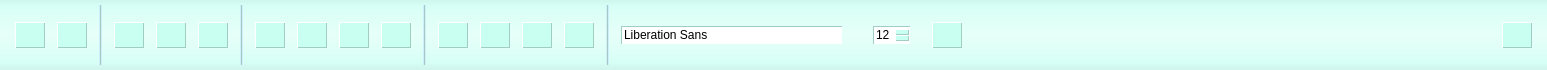
<?xml version="1.0" encoding="UTF-8"?>
<ui version="4.0">
 <class>GUI_ToolsBar</class>
 <widget class="QWidget" name="GUI_ToolsBar">
  <property name="geometry">
   <rect>
    <x>0</x>
    <y>0</y>
    <width>1547</width>
    <height>70</height>
   </rect>
  </property>
  <property name="windowTitle">
   <string>Form</string>
  </property>
  <property name="styleSheet">
   <string notr="true">QWidget#borderStylesheetWidget{
	background-color: qlineargradient(spread:reflect, x1:0.5, y1:0, x2:0.5, y2:0.49, stop:0 rgba(207, 245, 236, 255), stop:0.17 rgba(215, 255, 245, 255), stop:1 rgba(230, 255, 249, 255));
}

#line_2,#line_3,#line_4,#line_5{
background-color: rgb(203, 240, 251);
}

QPushButton {
	height: 24px;
	width: 28px;
    background-color: hsv(165, 55, 255);
    border-width: 1px;
	border-style: outset;
	border-color: hsv(165, 55, 205);
}

QPushButton:hover:!pressed{
	border-color: hsv(165, 255, 255);
	border-top-color: hsv(165, 200, 255);	
	border-left-color: hsv(165, 200, 255);
}

QPushButton:pressed{
    border-style: inset;
	background-color: hsv(165, 55, 220);
}

QPushButton:checked{
    border-style: inset;
	background-color: hsv(165, 55, 235);
}

QFontComboBox{
    border-width: 1px;
	border-style: inset;
	border-color: hsv(165, 55, 205);
}

QFontComboBox:focus{
    border-width: 2px;
	border-color: hsv(165, 55, 205);
}

QComboBox::down-arrow {
	image: url(:/widgets_parts/widgets_parts/arrowdown.png);
}

QComboBox::drop-down {
	background-color: white;
	border: 0px;
}

QSpinBox{
    border-width: 1px;
	border-style: inset;
	border-color: hsv(165, 55, 205);
}

QSpinBox::down-arrow {
	image: url(:/widgets_parts/widgets_parts/arrow-down.png);
}

QSpinBox::up-arrow {
	image: url(:/widgets_parts/widgets_parts/arrow-up.png);
}

QSpinBox::down-button,QSpinBox::up-button {
	background-color: hsv(165, 55, 255);
    border-width: 1px;
	border-style: outset;
	border-color: hsv(165, 55, 205);
}

QSpinBox::down-button:pressed,QSpinBox::up-button:pressed {
	border-style: inset;
	background-color: hsv(165, 55, 220);
}</string>
  </property>
  <layout class="QHBoxLayout" name="horizontalLayout">
   <property name="leftMargin">
    <number>0</number>
   </property>
   <property name="topMargin">
    <number>0</number>
   </property>
   <property name="rightMargin">
    <number>0</number>
   </property>
   <property name="bottomMargin">
    <number>0</number>
   </property>
   <item>
    <widget class="QWidget" name="borderStylesheetWidget" native="true">
     <layout class="QGridLayout" name="gridLayout">
      <property name="leftMargin">
       <number>0</number>
      </property>
      <property name="topMargin">
       <number>0</number>
      </property>
      <property name="rightMargin">
       <number>0</number>
      </property>
      <property name="bottomMargin">
       <number>0</number>
      </property>
      <item row="0" column="0">
       <widget class="QWidget" name="stylesheetWidget" native="true">
        <layout class="QHBoxLayout" name="horizontalLayout_7">
         <property name="spacing">
          <number>12</number>
         </property>
         <property name="leftMargin">
          <number>15</number>
         </property>
         <property name="topMargin">
          <number>5</number>
         </property>
         <property name="rightMargin">
          <number>15</number>
         </property>
         <property name="bottomMargin">
          <number>5</number>
         </property>
         <item>
          <layout class="QHBoxLayout" name="horizontalLayout_2">
           <item>
            <widget class="QPushButton" name="undoPushButton">
             <property name="enabled">
              <bool>false</bool>
             </property>
             <property name="toolTip">
              <string>Undo</string>
             </property>
             <property name="text">
              <string/>
             </property>
             <property name="icon">
              <iconset resource="../../images/images.qrc">
               <normaloff>:/editor/text_editor/Undo.svg</normaloff>:/editor/text_editor/Undo.svg</iconset>
             </property>
            </widget>
           </item>
           <item>
            <widget class="QPushButton" name="redoPushButton">
             <property name="enabled">
              <bool>false</bool>
             </property>
             <property name="toolTip">
              <string>Redo</string>
             </property>
             <property name="text">
              <string/>
             </property>
             <property name="icon">
              <iconset resource="../../images/images.qrc">
               <normaloff>:/editor/text_editor/Redo.svg</normaloff>:/editor/text_editor/Redo.svg</iconset>
             </property>
            </widget>
           </item>
          </layout>
         </item>
         <item>
          <widget class="Line" name="line_2">
           <property name="palette">
            <palette>
             <active>
              <colorrole role="WindowText">
               <brush brushstyle="SolidPattern">
                <color alpha="255">
                 <red>169</red>
                 <green>200</green>
                 <blue>192</blue>
                </color>
               </brush>
              </colorrole>
              <colorrole role="Button">
               <brush brushstyle="SolidPattern">
                <color alpha="255">
                 <red>203</red>
                 <green>240</green>
                 <blue>251</blue>
                </color>
               </brush>
              </colorrole>
              <colorrole role="Base">
               <brush brushstyle="SolidPattern">
                <color alpha="255">
                 <red>203</red>
                 <green>240</green>
                 <blue>251</blue>
                </color>
               </brush>
              </colorrole>
              <colorrole role="Window">
               <brush brushstyle="SolidPattern">
                <color alpha="255">
                 <red>203</red>
                 <green>240</green>
                 <blue>251</blue>
                </color>
               </brush>
              </colorrole>
             </active>
             <inactive>
              <colorrole role="WindowText">
               <brush brushstyle="SolidPattern">
                <color alpha="255">
                 <red>169</red>
                 <green>200</green>
                 <blue>192</blue>
                </color>
               </brush>
              </colorrole>
              <colorrole role="Button">
               <brush brushstyle="SolidPattern">
                <color alpha="255">
                 <red>203</red>
                 <green>240</green>
                 <blue>251</blue>
                </color>
               </brush>
              </colorrole>
              <colorrole role="Base">
               <brush brushstyle="SolidPattern">
                <color alpha="255">
                 <red>203</red>
                 <green>240</green>
                 <blue>251</blue>
                </color>
               </brush>
              </colorrole>
              <colorrole role="Window">
               <brush brushstyle="SolidPattern">
                <color alpha="255">
                 <red>203</red>
                 <green>240</green>
                 <blue>251</blue>
                </color>
               </brush>
              </colorrole>
             </inactive>
             <disabled>
              <colorrole role="WindowText">
               <brush brushstyle="SolidPattern">
                <color alpha="255">
                 <red>120</red>
                 <green>120</green>
                 <blue>120</blue>
                </color>
               </brush>
              </colorrole>
              <colorrole role="Button">
               <brush brushstyle="SolidPattern">
                <color alpha="255">
                 <red>203</red>
                 <green>240</green>
                 <blue>251</blue>
                </color>
               </brush>
              </colorrole>
              <colorrole role="Base">
               <brush brushstyle="SolidPattern">
                <color alpha="255">
                 <red>203</red>
                 <green>240</green>
                 <blue>251</blue>
                </color>
               </brush>
              </colorrole>
              <colorrole role="Window">
               <brush brushstyle="SolidPattern">
                <color alpha="255">
                 <red>203</red>
                 <green>240</green>
                 <blue>251</blue>
                </color>
               </brush>
              </colorrole>
             </disabled>
            </palette>
           </property>
           <property name="frameShadow">
            <enum>QFrame::Plain</enum>
           </property>
           <property name="orientation">
            <enum>Qt::Vertical</enum>
           </property>
          </widget>
         </item>
         <item>
          <layout class="QHBoxLayout" name="horizontalLayout_3">
           <item>
            <widget class="QPushButton" name="cutPushButton">
             <property name="enabled">
              <bool>false</bool>
             </property>
             <property name="toolTip">
              <string>Cut</string>
             </property>
             <property name="text">
              <string/>
             </property>
             <property name="icon">
              <iconset resource="../../images/images.qrc">
               <normaloff>:/editor/text_editor/Cut.svg</normaloff>:/editor/text_editor/Cut.svg</iconset>
             </property>
            </widget>
           </item>
           <item>
            <widget class="QPushButton" name="copyPushButton">
             <property name="enabled">
              <bool>false</bool>
             </property>
             <property name="toolTip">
              <string>Copy</string>
             </property>
             <property name="text">
              <string/>
             </property>
             <property name="icon">
              <iconset resource="../../images/images.qrc">
               <normaloff>:/editor/text_editor/Copy.svg</normaloff>:/editor/text_editor/Copy.svg</iconset>
             </property>
            </widget>
           </item>
           <item>
            <widget class="QPushButton" name="pastePushButton">
             <property name="enabled">
              <bool>true</bool>
             </property>
             <property name="toolTip">
              <string>Paste</string>
             </property>
             <property name="text">
              <string/>
             </property>
             <property name="icon">
              <iconset resource="../../images/images.qrc">
               <normaloff>:/editor/text_editor/Paste.svg</normaloff>:/editor/text_editor/Paste.svg</iconset>
             </property>
            </widget>
           </item>
          </layout>
         </item>
         <item>
          <widget class="Line" name="line_5">
           <property name="palette">
            <palette>
             <active>
              <colorrole role="WindowText">
               <brush brushstyle="SolidPattern">
                <color alpha="255">
                 <red>169</red>
                 <green>200</green>
                 <blue>192</blue>
                </color>
               </brush>
              </colorrole>
              <colorrole role="Button">
               <brush brushstyle="SolidPattern">
                <color alpha="255">
                 <red>203</red>
                 <green>240</green>
                 <blue>251</blue>
                </color>
               </brush>
              </colorrole>
              <colorrole role="Base">
               <brush brushstyle="SolidPattern">
                <color alpha="255">
                 <red>203</red>
                 <green>240</green>
                 <blue>251</blue>
                </color>
               </brush>
              </colorrole>
              <colorrole role="Window">
               <brush brushstyle="SolidPattern">
                <color alpha="255">
                 <red>203</red>
                 <green>240</green>
                 <blue>251</blue>
                </color>
               </brush>
              </colorrole>
             </active>
             <inactive>
              <colorrole role="WindowText">
               <brush brushstyle="SolidPattern">
                <color alpha="255">
                 <red>169</red>
                 <green>200</green>
                 <blue>192</blue>
                </color>
               </brush>
              </colorrole>
              <colorrole role="Button">
               <brush brushstyle="SolidPattern">
                <color alpha="255">
                 <red>203</red>
                 <green>240</green>
                 <blue>251</blue>
                </color>
               </brush>
              </colorrole>
              <colorrole role="Base">
               <brush brushstyle="SolidPattern">
                <color alpha="255">
                 <red>203</red>
                 <green>240</green>
                 <blue>251</blue>
                </color>
               </brush>
              </colorrole>
              <colorrole role="Window">
               <brush brushstyle="SolidPattern">
                <color alpha="255">
                 <red>203</red>
                 <green>240</green>
                 <blue>251</blue>
                </color>
               </brush>
              </colorrole>
             </inactive>
             <disabled>
              <colorrole role="WindowText">
               <brush brushstyle="SolidPattern">
                <color alpha="255">
                 <red>120</red>
                 <green>120</green>
                 <blue>120</blue>
                </color>
               </brush>
              </colorrole>
              <colorrole role="Button">
               <brush brushstyle="SolidPattern">
                <color alpha="255">
                 <red>203</red>
                 <green>240</green>
                 <blue>251</blue>
                </color>
               </brush>
              </colorrole>
              <colorrole role="Base">
               <brush brushstyle="SolidPattern">
                <color alpha="255">
                 <red>203</red>
                 <green>240</green>
                 <blue>251</blue>
                </color>
               </brush>
              </colorrole>
              <colorrole role="Window">
               <brush brushstyle="SolidPattern">
                <color alpha="255">
                 <red>203</red>
                 <green>240</green>
                 <blue>251</blue>
                </color>
               </brush>
              </colorrole>
             </disabled>
            </palette>
           </property>
           <property name="frameShadow">
            <enum>QFrame::Plain</enum>
           </property>
           <property name="orientation">
            <enum>Qt::Vertical</enum>
           </property>
          </widget>
         </item>
         <item>
          <layout class="QHBoxLayout" name="horizontalLayout_4">
           <item>
            <widget class="QPushButton" name="alignLeftPushButton">
             <property name="toolTip">
              <string>Align Left</string>
             </property>
             <property name="text">
              <string/>
             </property>
             <property name="icon">
              <iconset resource="../../images/images.qrc">
               <normaloff>:/editor/text_editor/LeftAlign.svg</normaloff>:/editor/text_editor/LeftAlign.svg</iconset>
             </property>
             <property name="checkable">
              <bool>true</bool>
             </property>
             <property name="checked">
              <bool>false</bool>
             </property>
            </widget>
           </item>
           <item>
            <widget class="QPushButton" name="alignCenterPushButton">
             <property name="toolTip">
              <string>Align Center</string>
             </property>
             <property name="text">
              <string/>
             </property>
             <property name="icon">
              <iconset resource="../../images/images.qrc">
               <normaloff>:/editor/text_editor/CentralAlign.svg</normaloff>:/editor/text_editor/CentralAlign.svg</iconset>
             </property>
             <property name="checkable">
              <bool>true</bool>
             </property>
            </widget>
           </item>
           <item>
            <widget class="QPushButton" name="alignRightPushButton">
             <property name="toolTip">
              <string>Align Right</string>
             </property>
             <property name="text">
              <string/>
             </property>
             <property name="icon">
              <iconset resource="../../images/images.qrc">
               <normaloff>:/editor/text_editor/RightAlign.svg</normaloff>:/editor/text_editor/RightAlign.svg</iconset>
             </property>
             <property name="checkable">
              <bool>true</bool>
             </property>
             <property name="checked">
              <bool>false</bool>
             </property>
            </widget>
           </item>
           <item>
            <widget class="QPushButton" name="alignJustifiedPushButton">
             <property name="toolTip">
              <string>Align Justified</string>
             </property>
             <property name="text">
              <string/>
             </property>
             <property name="icon">
              <iconset resource="../../images/images.qrc">
               <normaloff>:/editor/text_editor/JustifiedAlign.svg</normaloff>:/editor/text_editor/JustifiedAlign.svg</iconset>
             </property>
             <property name="checkable">
              <bool>true</bool>
             </property>
            </widget>
           </item>
          </layout>
         </item>
         <item>
          <widget class="Line" name="line_3">
           <property name="palette">
            <palette>
             <active>
              <colorrole role="WindowText">
               <brush brushstyle="SolidPattern">
                <color alpha="255">
                 <red>169</red>
                 <green>200</green>
                 <blue>192</blue>
                </color>
               </brush>
              </colorrole>
              <colorrole role="Button">
               <brush brushstyle="SolidPattern">
                <color alpha="255">
                 <red>203</red>
                 <green>240</green>
                 <blue>251</blue>
                </color>
               </brush>
              </colorrole>
              <colorrole role="Base">
               <brush brushstyle="SolidPattern">
                <color alpha="255">
                 <red>203</red>
                 <green>240</green>
                 <blue>251</blue>
                </color>
               </brush>
              </colorrole>
              <colorrole role="Window">
               <brush brushstyle="SolidPattern">
                <color alpha="255">
                 <red>203</red>
                 <green>240</green>
                 <blue>251</blue>
                </color>
               </brush>
              </colorrole>
             </active>
             <inactive>
              <colorrole role="WindowText">
               <brush brushstyle="SolidPattern">
                <color alpha="255">
                 <red>169</red>
                 <green>200</green>
                 <blue>192</blue>
                </color>
               </brush>
              </colorrole>
              <colorrole role="Button">
               <brush brushstyle="SolidPattern">
                <color alpha="255">
                 <red>203</red>
                 <green>240</green>
                 <blue>251</blue>
                </color>
               </brush>
              </colorrole>
              <colorrole role="Base">
               <brush brushstyle="SolidPattern">
                <color alpha="255">
                 <red>203</red>
                 <green>240</green>
                 <blue>251</blue>
                </color>
               </brush>
              </colorrole>
              <colorrole role="Window">
               <brush brushstyle="SolidPattern">
                <color alpha="255">
                 <red>203</red>
                 <green>240</green>
                 <blue>251</blue>
                </color>
               </brush>
              </colorrole>
             </inactive>
             <disabled>
              <colorrole role="WindowText">
               <brush brushstyle="SolidPattern">
                <color alpha="255">
                 <red>120</red>
                 <green>120</green>
                 <blue>120</blue>
                </color>
               </brush>
              </colorrole>
              <colorrole role="Button">
               <brush brushstyle="SolidPattern">
                <color alpha="255">
                 <red>203</red>
                 <green>240</green>
                 <blue>251</blue>
                </color>
               </brush>
              </colorrole>
              <colorrole role="Base">
               <brush brushstyle="SolidPattern">
                <color alpha="255">
                 <red>203</red>
                 <green>240</green>
                 <blue>251</blue>
                </color>
               </brush>
              </colorrole>
              <colorrole role="Window">
               <brush brushstyle="SolidPattern">
                <color alpha="255">
                 <red>203</red>
                 <green>240</green>
                 <blue>251</blue>
                </color>
               </brush>
              </colorrole>
             </disabled>
            </palette>
           </property>
           <property name="frameShadow">
            <enum>QFrame::Plain</enum>
           </property>
           <property name="orientation">
            <enum>Qt::Vertical</enum>
           </property>
          </widget>
         </item>
         <item>
          <layout class="QHBoxLayout" name="horizontalLayout_5">
           <item>
            <widget class="QPushButton" name="italicPushButton">
             <property name="toolTip">
              <string>Italic</string>
             </property>
             <property name="text">
              <string/>
             </property>
             <property name="icon">
              <iconset resource="../../images/images.qrc">
               <normaloff>:/editor/text_editor/Italic.svg</normaloff>:/editor/text_editor/Italic.svg</iconset>
             </property>
             <property name="checkable">
              <bool>true</bool>
             </property>
            </widget>
           </item>
           <item>
            <widget class="QPushButton" name="boldPushButton">
             <property name="toolTip">
              <string>Bold</string>
             </property>
             <property name="text">
              <string/>
             </property>
             <property name="icon">
              <iconset resource="../../images/images.qrc">
               <normaloff>:/editor/text_editor/Bold.svg</normaloff>:/editor/text_editor/Bold.svg</iconset>
             </property>
             <property name="checkable">
              <bool>true</bool>
             </property>
            </widget>
           </item>
           <item>
            <widget class="QPushButton" name="underlinedPushButton">
             <property name="toolTip">
              <string>Underlined</string>
             </property>
             <property name="text">
              <string/>
             </property>
             <property name="icon">
              <iconset resource="../../images/images.qrc">
               <normaloff>:/editor/text_editor/Underlined.svg</normaloff>:/editor/text_editor/Underlined.svg</iconset>
             </property>
             <property name="checkable">
              <bool>true</bool>
             </property>
            </widget>
           </item>
           <item>
            <widget class="QPushButton" name="strikethroughPushButton">
             <property name="toolTip">
              <string>Strikethrough</string>
             </property>
             <property name="text">
              <string/>
             </property>
             <property name="icon">
              <iconset resource="../../images/images.qrc">
               <normaloff>:/editor/text_editor/StrikeThrough.svg</normaloff>:/editor/text_editor/StrikeThrough.svg</iconset>
             </property>
             <property name="checkable">
              <bool>true</bool>
             </property>
            </widget>
           </item>
          </layout>
         </item>
         <item>
          <widget class="Line" name="line_4">
           <property name="palette">
            <palette>
             <active>
              <colorrole role="WindowText">
               <brush brushstyle="SolidPattern">
                <color alpha="255">
                 <red>169</red>
                 <green>200</green>
                 <blue>192</blue>
                </color>
               </brush>
              </colorrole>
              <colorrole role="Button">
               <brush brushstyle="SolidPattern">
                <color alpha="255">
                 <red>203</red>
                 <green>240</green>
                 <blue>251</blue>
                </color>
               </brush>
              </colorrole>
              <colorrole role="Base">
               <brush brushstyle="SolidPattern">
                <color alpha="255">
                 <red>203</red>
                 <green>240</green>
                 <blue>251</blue>
                </color>
               </brush>
              </colorrole>
              <colorrole role="Window">
               <brush brushstyle="SolidPattern">
                <color alpha="255">
                 <red>203</red>
                 <green>240</green>
                 <blue>251</blue>
                </color>
               </brush>
              </colorrole>
             </active>
             <inactive>
              <colorrole role="WindowText">
               <brush brushstyle="SolidPattern">
                <color alpha="255">
                 <red>169</red>
                 <green>200</green>
                 <blue>192</blue>
                </color>
               </brush>
              </colorrole>
              <colorrole role="Button">
               <brush brushstyle="SolidPattern">
                <color alpha="255">
                 <red>203</red>
                 <green>240</green>
                 <blue>251</blue>
                </color>
               </brush>
              </colorrole>
              <colorrole role="Base">
               <brush brushstyle="SolidPattern">
                <color alpha="255">
                 <red>203</red>
                 <green>240</green>
                 <blue>251</blue>
                </color>
               </brush>
              </colorrole>
              <colorrole role="Window">
               <brush brushstyle="SolidPattern">
                <color alpha="255">
                 <red>203</red>
                 <green>240</green>
                 <blue>251</blue>
                </color>
               </brush>
              </colorrole>
             </inactive>
             <disabled>
              <colorrole role="WindowText">
               <brush brushstyle="SolidPattern">
                <color alpha="255">
                 <red>120</red>
                 <green>120</green>
                 <blue>120</blue>
                </color>
               </brush>
              </colorrole>
              <colorrole role="Button">
               <brush brushstyle="SolidPattern">
                <color alpha="255">
                 <red>203</red>
                 <green>240</green>
                 <blue>251</blue>
                </color>
               </brush>
              </colorrole>
              <colorrole role="Base">
               <brush brushstyle="SolidPattern">
                <color alpha="255">
                 <red>203</red>
                 <green>240</green>
                 <blue>251</blue>
                </color>
               </brush>
              </colorrole>
              <colorrole role="Window">
               <brush brushstyle="SolidPattern">
                <color alpha="255">
                 <red>203</red>
                 <green>240</green>
                 <blue>251</blue>
                </color>
               </brush>
              </colorrole>
             </disabled>
            </palette>
           </property>
           <property name="frameShadow">
            <enum>QFrame::Plain</enum>
           </property>
           <property name="orientation">
            <enum>Qt::Vertical</enum>
           </property>
          </widget>
         </item>
         <item>
          <widget class="QFontComboBox" name="fontComboBox">
           <property name="toolTip">
            <string>Font</string>
           </property>
          </widget>
         </item>
         <item>
          <layout class="QHBoxLayout" name="fontHorizontalLayout">
           <property name="spacing">
            <number>3</number>
           </property>
           <item>
            <widget class="QLabel" name="label">
             <property name="minimumSize">
              <size>
               <width>16</width>
               <height>16</height>
              </size>
             </property>
             <property name="maximumSize">
              <size>
               <width>16</width>
               <height>16</height>
              </size>
             </property>
             <property name="toolTip">
              <string>Font Size</string>
             </property>
             <property name="text">
              <string/>
             </property>
             <property name="pixmap">
              <pixmap resource="../../images/images.qrc">:/editor/text_editor/FontSize.svg</pixmap>
             </property>
             <property name="scaledContents">
              <bool>true</bool>
             </property>
            </widget>
           </item>
           <item>
            <widget class="QSpinBox" name="spinBox">
             <property name="wrapping">
              <bool>false</bool>
             </property>
             <property name="correctionMode">
              <enum>QAbstractSpinBox::CorrectToPreviousValue</enum>
             </property>
             <property name="keyboardTracking">
              <bool>false</bool>
             </property>
             <property name="minimum">
              <number>0</number>
             </property>
             <property name="value">
              <number>12</number>
             </property>
            </widget>
           </item>
          </layout>
         </item>
         <item>
          <layout class="QHBoxLayout" name="horizontalLayout_6">
           <property name="spacing">
            <number>3</number>
           </property>
           <item>
            <widget class="QLabel" name="label_2">
             <property name="maximumSize">
              <size>
               <width>16</width>
               <height>16</height>
              </size>
             </property>
             <property name="toolTip">
              <string>Font Color</string>
             </property>
             <property name="text">
              <string/>
             </property>
             <property name="pixmap">
              <pixmap resource="../../images/images.qrc">:/editor/text_editor/TextColor.svg</pixmap>
             </property>
             <property name="scaledContents">
              <bool>true</bool>
             </property>
            </widget>
           </item>
           <item>
            <widget class="QPushButton" name="colorPushButton">
             <property name="toolTip">
              <string>Font Color</string>
             </property>
             <property name="text">
              <string/>
             </property>
             <property name="icon">
              <iconset resource="../../images/images.qrc">
               <normaloff>:/editor/text_editor/TextColor.svg</normaloff>:/editor/text_editor/TextColor.svg</iconset>
             </property>
            </widget>
           </item>
          </layout>
         </item>
         <item>
          <spacer name="horizontalSpacer_2">
           <property name="orientation">
            <enum>Qt::Horizontal</enum>
           </property>
           <property name="sizeHint" stdset="0">
            <size>
             <width>40</width>
             <height>20</height>
            </size>
           </property>
          </spacer>
         </item>
         <item>
          <widget class="QWidget" name="bewareLabelWidget" native="true">
           <property name="styleSheet">
            <string notr="true">QLabel { color : red;
font: 75 12pt &quot;MS Shell Dlg 2&quot;;}</string>
           </property>
           <layout class="QHBoxLayout" name="horizontalLayout_8">
            <property name="spacing">
             <number>0</number>
            </property>
            <property name="leftMargin">
             <number>0</number>
            </property>
            <property name="topMargin">
             <number>0</number>
            </property>
            <property name="rightMargin">
             <number>0</number>
            </property>
            <property name="bottomMargin">
             <number>0</number>
            </property>
           </layout>
          </widget>
         </item>
         <item>
          <spacer name="horizontalSpacer">
           <property name="orientation">
            <enum>Qt::Horizontal</enum>
           </property>
           <property name="sizeHint" stdset="0">
            <size>
             <width>40</width>
             <height>20</height>
            </size>
           </property>
          </spacer>
         </item>
         <item>
          <widget class="QPushButton" name="closePushButton">
           <property name="toolTip">
            <string>Close document</string>
           </property>
           <property name="text">
            <string/>
           </property>
           <property name="icon">
            <iconset resource="../../images/images.qrc">
             <normaloff>:/editor/text_editor/Close.svg</normaloff>:/editor/text_editor/Close.svg</iconset>
           </property>
           <property name="iconSize">
            <size>
             <width>18</width>
             <height>18</height>
            </size>
           </property>
          </widget>
         </item>
        </layout>
       </widget>
      </item>
     </layout>
    </widget>
   </item>
  </layout>
 </widget>
 <resources>
  <include location="../../images/images.qrc"/>
 </resources>
 <connections/>
</ui>
